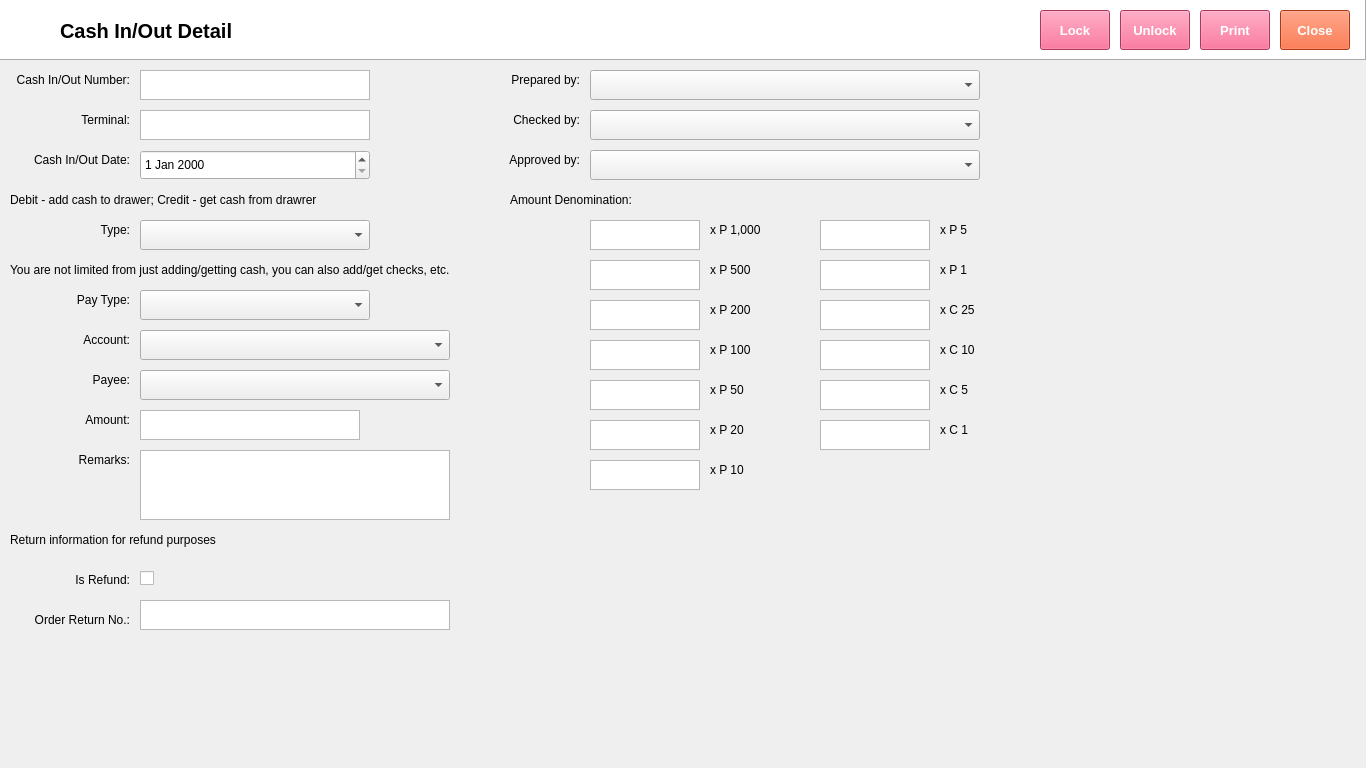
<?xml version="1.0" encoding="UTF-8"?>
<ui version="4.0">
 <class>Form</class>
 <widget class="QWidget" name="Form">
  <property name="geometry">
   <rect>
    <x>0</x>
    <y>0</y>
    <width>1366</width>
    <height>768</height>
   </rect>
  </property>
  <property name="font">
   <font>
    <family>Segoe UI</family>
    <pointsize>9</pointsize>
   </font>
  </property>
  <property name="windowTitle">
   <string>Form</string>
  </property>
  <widget class="QFrame" name="frame">
   <property name="geometry">
    <rect>
     <x>0</x>
     <y>0</y>
     <width>1366</width>
     <height>60</height>
    </rect>
   </property>
   <property name="autoFillBackground">
    <bool>false</bool>
   </property>
   <property name="styleSheet">
    <string notr="true">background-color: rgb(255, 255, 255);</string>
   </property>
   <property name="frameShape">
    <enum>QFrame::Panel</enum>
   </property>
   <property name="frameShadow">
    <enum>QFrame::Raised</enum>
   </property>
   <widget class="QLabel" name="label">
    <property name="geometry">
     <rect>
      <x>10</x>
      <y>10</y>
      <width>38</width>
      <height>32</height>
     </rect>
    </property>
    <property name="text">
     <string/>
    </property>
    <property name="pixmap">
     <pixmap>../../python-pos/img/Disbursement.png</pixmap>
    </property>
    <property name="scaledContents">
     <bool>true</bool>
    </property>
   </widget>
   <widget class="QLabel" name="label_2">
    <property name="geometry">
     <rect>
      <x>60</x>
      <y>10</y>
      <width>180</width>
      <height>41</height>
     </rect>
    </property>
    <property name="font">
     <font>
      <family>Segoe UI</family>
      <pointsize>15</pointsize>
      <weight>75</weight>
      <bold>true</bold>
     </font>
    </property>
    <property name="text">
     <string>Cash In/Out Detail</string>
    </property>
    <property name="textFormat">
     <enum>Qt::PlainText</enum>
    </property>
   </widget>
   <widget class="QPushButton" name="pushButton">
    <property name="geometry">
     <rect>
      <x>1040</x>
      <y>10</y>
      <width>70</width>
      <height>40</height>
     </rect>
    </property>
    <property name="font">
     <font>
      <family>Segoe UI</family>
      <pointsize>10</pointsize>
      <weight>75</weight>
      <bold>true</bold>
     </font>
    </property>
    <property name="autoFillBackground">
     <bool>false</bool>
    </property>
    <property name="styleSheet">
     <string notr="true">background-color: rgb(240, 80, 128);
color: rgb(255, 255, 255);</string>
    </property>
    <property name="text">
     <string>Lock</string>
    </property>
   </widget>
   <widget class="QPushButton" name="pushButton_2">
    <property name="geometry">
     <rect>
      <x>1280</x>
      <y>10</y>
      <width>70</width>
      <height>40</height>
     </rect>
    </property>
    <property name="font">
     <font>
      <family>Segoe UI</family>
      <pointsize>10</pointsize>
      <weight>75</weight>
      <bold>true</bold>
     </font>
    </property>
    <property name="styleSheet">
     <string notr="true">background-color: rgb(243, 79, 28);
color: rgb(255, 255, 255);</string>
    </property>
    <property name="text">
     <string>Close</string>
    </property>
    <property name="flat">
     <bool>false</bool>
    </property>
   </widget>
   <widget class="QPushButton" name="pushButton_3">
    <property name="geometry">
     <rect>
      <x>1120</x>
      <y>10</y>
      <width>70</width>
      <height>40</height>
     </rect>
    </property>
    <property name="font">
     <font>
      <family>Segoe UI</family>
      <pointsize>10</pointsize>
      <weight>75</weight>
      <bold>true</bold>
     </font>
    </property>
    <property name="autoFillBackground">
     <bool>false</bool>
    </property>
    <property name="styleSheet">
     <string notr="true">background-color: rgb(240, 80, 128);
color: rgb(255, 255, 255);</string>
    </property>
    <property name="text">
     <string>Unlock</string>
    </property>
   </widget>
   <widget class="QPushButton" name="pushButton_4">
    <property name="geometry">
     <rect>
      <x>1200</x>
      <y>10</y>
      <width>70</width>
      <height>40</height>
     </rect>
    </property>
    <property name="font">
     <font>
      <family>Segoe UI</family>
      <pointsize>10</pointsize>
      <weight>75</weight>
      <bold>true</bold>
     </font>
    </property>
    <property name="autoFillBackground">
     <bool>false</bool>
    </property>
    <property name="styleSheet">
     <string notr="true">background-color: rgb(240, 80, 128);
color: rgb(255, 255, 255);</string>
    </property>
    <property name="text">
     <string>Print</string>
    </property>
   </widget>
  </widget>
  <widget class="QLabel" name="label_3">
   <property name="geometry">
    <rect>
     <x>10</x>
     <y>70</y>
     <width>120</width>
     <height>20</height>
    </rect>
   </property>
   <property name="font">
    <font>
     <family>Segoe UI</family>
     <pointsize>9</pointsize>
    </font>
   </property>
   <property name="text">
    <string>Cash In/Out Number:</string>
   </property>
   <property name="alignment">
    <set>Qt::AlignRight|Qt::AlignTrailing|Qt::AlignVCenter</set>
   </property>
  </widget>
  <widget class="QLabel" name="label_4">
   <property name="geometry">
    <rect>
     <x>10</x>
     <y>110</y>
     <width>120</width>
     <height>20</height>
    </rect>
   </property>
   <property name="font">
    <font>
     <family>Segoe UI</family>
     <pointsize>9</pointsize>
    </font>
   </property>
   <property name="text">
    <string>Terminal:</string>
   </property>
   <property name="alignment">
    <set>Qt::AlignRight|Qt::AlignTrailing|Qt::AlignVCenter</set>
   </property>
  </widget>
  <widget class="QLabel" name="label_5">
   <property name="geometry">
    <rect>
     <x>10</x>
     <y>150</y>
     <width>120</width>
     <height>20</height>
    </rect>
   </property>
   <property name="font">
    <font>
     <family>Segoe UI</family>
     <pointsize>9</pointsize>
    </font>
   </property>
   <property name="text">
    <string>Cash In/Out Date:</string>
   </property>
   <property name="alignment">
    <set>Qt::AlignRight|Qt::AlignTrailing|Qt::AlignVCenter</set>
   </property>
  </widget>
  <widget class="QLabel" name="label_6">
   <property name="geometry">
    <rect>
     <x>10</x>
     <y>190</y>
     <width>310</width>
     <height>20</height>
    </rect>
   </property>
   <property name="font">
    <font>
     <family>Segoe UI</family>
     <pointsize>9</pointsize>
    </font>
   </property>
   <property name="text">
    <string>Debit - add cash to drawer; Credit - get cash from drawrer</string>
   </property>
   <property name="alignment">
    <set>Qt::AlignLeading|Qt::AlignLeft|Qt::AlignVCenter</set>
   </property>
  </widget>
  <widget class="QLabel" name="label_7">
   <property name="geometry">
    <rect>
     <x>10</x>
     <y>220</y>
     <width>120</width>
     <height>20</height>
    </rect>
   </property>
   <property name="font">
    <font>
     <family>Segoe UI</family>
     <pointsize>9</pointsize>
    </font>
   </property>
   <property name="text">
    <string>Type:</string>
   </property>
   <property name="alignment">
    <set>Qt::AlignRight|Qt::AlignTrailing|Qt::AlignVCenter</set>
   </property>
  </widget>
  <widget class="QLabel" name="label_8">
   <property name="geometry">
    <rect>
     <x>10</x>
     <y>260</y>
     <width>450</width>
     <height>20</height>
    </rect>
   </property>
   <property name="font">
    <font>
     <family>Segoe UI</family>
     <pointsize>9</pointsize>
    </font>
   </property>
   <property name="text">
    <string>You are not limited from just adding/getting cash, you can also add/get checks, etc.</string>
   </property>
   <property name="alignment">
    <set>Qt::AlignLeading|Qt::AlignLeft|Qt::AlignVCenter</set>
   </property>
  </widget>
  <widget class="QLabel" name="label_9">
   <property name="geometry">
    <rect>
     <x>10</x>
     <y>290</y>
     <width>120</width>
     <height>20</height>
    </rect>
   </property>
   <property name="font">
    <font>
     <family>Segoe UI</family>
     <pointsize>9</pointsize>
    </font>
   </property>
   <property name="text">
    <string>Pay Type:</string>
   </property>
   <property name="alignment">
    <set>Qt::AlignRight|Qt::AlignTrailing|Qt::AlignVCenter</set>
   </property>
  </widget>
  <widget class="QLabel" name="label_10">
   <property name="geometry">
    <rect>
     <x>10</x>
     <y>330</y>
     <width>120</width>
     <height>20</height>
    </rect>
   </property>
   <property name="font">
    <font>
     <family>Segoe UI</family>
     <pointsize>9</pointsize>
    </font>
   </property>
   <property name="text">
    <string>Account:</string>
   </property>
   <property name="alignment">
    <set>Qt::AlignRight|Qt::AlignTrailing|Qt::AlignVCenter</set>
   </property>
  </widget>
  <widget class="QLabel" name="label_11">
   <property name="geometry">
    <rect>
     <x>10</x>
     <y>370</y>
     <width>120</width>
     <height>20</height>
    </rect>
   </property>
   <property name="font">
    <font>
     <family>Segoe UI</family>
     <pointsize>9</pointsize>
    </font>
   </property>
   <property name="text">
    <string>Payee:</string>
   </property>
   <property name="alignment">
    <set>Qt::AlignRight|Qt::AlignTrailing|Qt::AlignVCenter</set>
   </property>
  </widget>
  <widget class="QLabel" name="label_12">
   <property name="geometry">
    <rect>
     <x>10</x>
     <y>410</y>
     <width>120</width>
     <height>20</height>
    </rect>
   </property>
   <property name="font">
    <font>
     <family>Segoe UI</family>
     <pointsize>9</pointsize>
    </font>
   </property>
   <property name="text">
    <string>Amount:</string>
   </property>
   <property name="alignment">
    <set>Qt::AlignRight|Qt::AlignTrailing|Qt::AlignVCenter</set>
   </property>
  </widget>
  <widget class="QLabel" name="label_13">
   <property name="geometry">
    <rect>
     <x>10</x>
     <y>450</y>
     <width>120</width>
     <height>20</height>
    </rect>
   </property>
   <property name="font">
    <font>
     <family>Segoe UI</family>
     <pointsize>9</pointsize>
    </font>
   </property>
   <property name="text">
    <string>Remarks:</string>
   </property>
   <property name="alignment">
    <set>Qt::AlignRight|Qt::AlignTrailing|Qt::AlignVCenter</set>
   </property>
  </widget>
  <widget class="QLabel" name="label_14">
   <property name="geometry">
    <rect>
     <x>10</x>
     <y>530</y>
     <width>220</width>
     <height>20</height>
    </rect>
   </property>
   <property name="font">
    <font>
     <family>Segoe UI</family>
     <pointsize>9</pointsize>
    </font>
   </property>
   <property name="text">
    <string>Return information for refund purposes</string>
   </property>
   <property name="alignment">
    <set>Qt::AlignLeading|Qt::AlignLeft|Qt::AlignVCenter</set>
   </property>
  </widget>
  <widget class="QLabel" name="label_15">
   <property name="geometry">
    <rect>
     <x>10</x>
     <y>570</y>
     <width>120</width>
     <height>20</height>
    </rect>
   </property>
   <property name="font">
    <font>
     <family>Segoe UI</family>
     <pointsize>9</pointsize>
    </font>
   </property>
   <property name="text">
    <string>Is Refund:</string>
   </property>
   <property name="alignment">
    <set>Qt::AlignRight|Qt::AlignTrailing|Qt::AlignVCenter</set>
   </property>
  </widget>
  <widget class="QLabel" name="label_16">
   <property name="geometry">
    <rect>
     <x>10</x>
     <y>610</y>
     <width>120</width>
     <height>20</height>
    </rect>
   </property>
   <property name="font">
    <font>
     <family>Segoe UI</family>
     <pointsize>9</pointsize>
    </font>
   </property>
   <property name="text">
    <string>Order Return No.:</string>
   </property>
   <property name="alignment">
    <set>Qt::AlignRight|Qt::AlignTrailing|Qt::AlignVCenter</set>
   </property>
  </widget>
  <widget class="QTextEdit" name="textEdit">
   <property name="geometry">
    <rect>
     <x>140</x>
     <y>450</y>
     <width>310</width>
     <height>70</height>
    </rect>
   </property>
  </widget>
  <widget class="QTextEdit" name="textEdit_2">
   <property name="geometry">
    <rect>
     <x>140</x>
     <y>70</y>
     <width>230</width>
     <height>30</height>
    </rect>
   </property>
  </widget>
  <widget class="QTextEdit" name="textEdit_3">
   <property name="geometry">
    <rect>
     <x>140</x>
     <y>110</y>
     <width>230</width>
     <height>30</height>
    </rect>
   </property>
  </widget>
  <widget class="QDateEdit" name="dateEdit">
   <property name="geometry">
    <rect>
     <x>140</x>
     <y>150</y>
     <width>230</width>
     <height>30</height>
    </rect>
   </property>
  </widget>
  <widget class="QComboBox" name="comboBox">
   <property name="geometry">
    <rect>
     <x>140</x>
     <y>220</y>
     <width>230</width>
     <height>30</height>
    </rect>
   </property>
  </widget>
  <widget class="QComboBox" name="comboBox_2">
   <property name="geometry">
    <rect>
     <x>140</x>
     <y>290</y>
     <width>230</width>
     <height>30</height>
    </rect>
   </property>
  </widget>
  <widget class="QComboBox" name="comboBox_3">
   <property name="geometry">
    <rect>
     <x>140</x>
     <y>330</y>
     <width>310</width>
     <height>30</height>
    </rect>
   </property>
  </widget>
  <widget class="QComboBox" name="comboBox_4">
   <property name="geometry">
    <rect>
     <x>140</x>
     <y>370</y>
     <width>310</width>
     <height>30</height>
    </rect>
   </property>
  </widget>
  <widget class="QTextEdit" name="textEdit_4">
   <property name="geometry">
    <rect>
     <x>140</x>
     <y>410</y>
     <width>220</width>
     <height>30</height>
    </rect>
   </property>
  </widget>
  <widget class="QCheckBox" name="checkBox">
   <property name="geometry">
    <rect>
     <x>140</x>
     <y>570</y>
     <width>70</width>
     <height>17</height>
    </rect>
   </property>
   <property name="text">
    <string/>
   </property>
  </widget>
  <widget class="QTextEdit" name="textEdit_5">
   <property name="geometry">
    <rect>
     <x>140</x>
     <y>600</y>
     <width>310</width>
     <height>30</height>
    </rect>
   </property>
  </widget>
  <widget class="QLabel" name="label_17">
   <property name="geometry">
    <rect>
     <x>460</x>
     <y>150</y>
     <width>120</width>
     <height>20</height>
    </rect>
   </property>
   <property name="font">
    <font>
     <family>Segoe UI</family>
     <pointsize>9</pointsize>
    </font>
   </property>
   <property name="text">
    <string>Approved by:</string>
   </property>
   <property name="alignment">
    <set>Qt::AlignRight|Qt::AlignTrailing|Qt::AlignVCenter</set>
   </property>
  </widget>
  <widget class="QComboBox" name="comboBox_5">
   <property name="geometry">
    <rect>
     <x>590</x>
     <y>110</y>
     <width>390</width>
     <height>30</height>
    </rect>
   </property>
  </widget>
  <widget class="QLabel" name="label_18">
   <property name="geometry">
    <rect>
     <x>460</x>
     <y>70</y>
     <width>120</width>
     <height>20</height>
    </rect>
   </property>
   <property name="font">
    <font>
     <family>Segoe UI</family>
     <pointsize>9</pointsize>
    </font>
   </property>
   <property name="text">
    <string>Prepared by:</string>
   </property>
   <property name="alignment">
    <set>Qt::AlignRight|Qt::AlignTrailing|Qt::AlignVCenter</set>
   </property>
  </widget>
  <widget class="QComboBox" name="comboBox_6">
   <property name="geometry">
    <rect>
     <x>590</x>
     <y>150</y>
     <width>390</width>
     <height>30</height>
    </rect>
   </property>
  </widget>
  <widget class="QLabel" name="label_19">
   <property name="geometry">
    <rect>
     <x>460</x>
     <y>110</y>
     <width>120</width>
     <height>20</height>
    </rect>
   </property>
   <property name="font">
    <font>
     <family>Segoe UI</family>
     <pointsize>9</pointsize>
    </font>
   </property>
   <property name="text">
    <string>Checked by:</string>
   </property>
   <property name="alignment">
    <set>Qt::AlignRight|Qt::AlignTrailing|Qt::AlignVCenter</set>
   </property>
  </widget>
  <widget class="QComboBox" name="comboBox_7">
   <property name="geometry">
    <rect>
     <x>590</x>
     <y>70</y>
     <width>390</width>
     <height>30</height>
    </rect>
   </property>
  </widget>
  <widget class="QLabel" name="label_20">
   <property name="geometry">
    <rect>
     <x>510</x>
     <y>190</y>
     <width>220</width>
     <height>20</height>
    </rect>
   </property>
   <property name="font">
    <font>
     <family>Segoe UI</family>
     <pointsize>9</pointsize>
    </font>
   </property>
   <property name="text">
    <string>Amount Denomination:</string>
   </property>
   <property name="alignment">
    <set>Qt::AlignLeading|Qt::AlignLeft|Qt::AlignVCenter</set>
   </property>
  </widget>
  <widget class="QTextEdit" name="textEdit_6">
   <property name="geometry">
    <rect>
     <x>590</x>
     <y>220</y>
     <width>110</width>
     <height>30</height>
    </rect>
   </property>
  </widget>
  <widget class="QTextEdit" name="textEdit_7">
   <property name="geometry">
    <rect>
     <x>590</x>
     <y>260</y>
     <width>110</width>
     <height>30</height>
    </rect>
   </property>
  </widget>
  <widget class="QTextEdit" name="textEdit_8">
   <property name="geometry">
    <rect>
     <x>590</x>
     <y>300</y>
     <width>110</width>
     <height>30</height>
    </rect>
   </property>
  </widget>
  <widget class="QTextEdit" name="textEdit_9">
   <property name="geometry">
    <rect>
     <x>590</x>
     <y>340</y>
     <width>110</width>
     <height>30</height>
    </rect>
   </property>
  </widget>
  <widget class="QTextEdit" name="textEdit_10">
   <property name="geometry">
    <rect>
     <x>590</x>
     <y>380</y>
     <width>110</width>
     <height>30</height>
    </rect>
   </property>
  </widget>
  <widget class="QTextEdit" name="textEdit_11">
   <property name="geometry">
    <rect>
     <x>590</x>
     <y>420</y>
     <width>110</width>
     <height>30</height>
    </rect>
   </property>
  </widget>
  <widget class="QTextEdit" name="textEdit_12">
   <property name="geometry">
    <rect>
     <x>590</x>
     <y>460</y>
     <width>110</width>
     <height>30</height>
    </rect>
   </property>
  </widget>
  <widget class="QLabel" name="label_21">
   <property name="geometry">
    <rect>
     <x>710</x>
     <y>220</y>
     <width>110</width>
     <height>20</height>
    </rect>
   </property>
   <property name="font">
    <font>
     <family>Segoe UI</family>
     <pointsize>9</pointsize>
    </font>
   </property>
   <property name="text">
    <string>x P 1,000</string>
   </property>
   <property name="alignment">
    <set>Qt::AlignLeading|Qt::AlignLeft|Qt::AlignVCenter</set>
   </property>
  </widget>
  <widget class="QLabel" name="label_22">
   <property name="geometry">
    <rect>
     <x>710</x>
     <y>260</y>
     <width>110</width>
     <height>20</height>
    </rect>
   </property>
   <property name="font">
    <font>
     <family>Segoe UI</family>
     <pointsize>9</pointsize>
    </font>
   </property>
   <property name="text">
    <string>x P 500</string>
   </property>
   <property name="alignment">
    <set>Qt::AlignLeading|Qt::AlignLeft|Qt::AlignVCenter</set>
   </property>
  </widget>
  <widget class="QLabel" name="label_23">
   <property name="geometry">
    <rect>
     <x>710</x>
     <y>300</y>
     <width>110</width>
     <height>20</height>
    </rect>
   </property>
   <property name="font">
    <font>
     <family>Segoe UI</family>
     <pointsize>9</pointsize>
    </font>
   </property>
   <property name="text">
    <string>x P 200</string>
   </property>
   <property name="alignment">
    <set>Qt::AlignLeading|Qt::AlignLeft|Qt::AlignVCenter</set>
   </property>
  </widget>
  <widget class="QLabel" name="label_24">
   <property name="geometry">
    <rect>
     <x>710</x>
     <y>340</y>
     <width>110</width>
     <height>20</height>
    </rect>
   </property>
   <property name="font">
    <font>
     <family>Segoe UI</family>
     <pointsize>9</pointsize>
    </font>
   </property>
   <property name="text">
    <string>x P 100</string>
   </property>
   <property name="alignment">
    <set>Qt::AlignLeading|Qt::AlignLeft|Qt::AlignVCenter</set>
   </property>
  </widget>
  <widget class="QLabel" name="label_25">
   <property name="geometry">
    <rect>
     <x>710</x>
     <y>380</y>
     <width>110</width>
     <height>20</height>
    </rect>
   </property>
   <property name="font">
    <font>
     <family>Segoe UI</family>
     <pointsize>9</pointsize>
    </font>
   </property>
   <property name="text">
    <string>x P 50</string>
   </property>
   <property name="alignment">
    <set>Qt::AlignLeading|Qt::AlignLeft|Qt::AlignVCenter</set>
   </property>
  </widget>
  <widget class="QLabel" name="label_26">
   <property name="geometry">
    <rect>
     <x>710</x>
     <y>420</y>
     <width>110</width>
     <height>20</height>
    </rect>
   </property>
   <property name="font">
    <font>
     <family>Segoe UI</family>
     <pointsize>9</pointsize>
    </font>
   </property>
   <property name="text">
    <string>x P 20</string>
   </property>
   <property name="alignment">
    <set>Qt::AlignLeading|Qt::AlignLeft|Qt::AlignVCenter</set>
   </property>
  </widget>
  <widget class="QLabel" name="label_27">
   <property name="geometry">
    <rect>
     <x>710</x>
     <y>460</y>
     <width>110</width>
     <height>20</height>
    </rect>
   </property>
   <property name="font">
    <font>
     <family>Segoe UI</family>
     <pointsize>9</pointsize>
    </font>
   </property>
   <property name="text">
    <string>x P 10</string>
   </property>
   <property name="alignment">
    <set>Qt::AlignLeading|Qt::AlignLeft|Qt::AlignVCenter</set>
   </property>
  </widget>
  <widget class="QLabel" name="label_28">
   <property name="geometry">
    <rect>
     <x>940</x>
     <y>260</y>
     <width>110</width>
     <height>20</height>
    </rect>
   </property>
   <property name="font">
    <font>
     <family>Segoe UI</family>
     <pointsize>9</pointsize>
    </font>
   </property>
   <property name="text">
    <string>x P 1</string>
   </property>
   <property name="alignment">
    <set>Qt::AlignLeading|Qt::AlignLeft|Qt::AlignVCenter</set>
   </property>
  </widget>
  <widget class="QLabel" name="label_29">
   <property name="geometry">
    <rect>
     <x>940</x>
     <y>380</y>
     <width>110</width>
     <height>20</height>
    </rect>
   </property>
   <property name="font">
    <font>
     <family>Segoe UI</family>
     <pointsize>9</pointsize>
    </font>
   </property>
   <property name="text">
    <string>x C 5</string>
   </property>
   <property name="alignment">
    <set>Qt::AlignLeading|Qt::AlignLeft|Qt::AlignVCenter</set>
   </property>
  </widget>
  <widget class="QLabel" name="label_30">
   <property name="geometry">
    <rect>
     <x>940</x>
     <y>420</y>
     <width>110</width>
     <height>20</height>
    </rect>
   </property>
   <property name="font">
    <font>
     <family>Segoe UI</family>
     <pointsize>9</pointsize>
    </font>
   </property>
   <property name="text">
    <string>x C 1</string>
   </property>
   <property name="alignment">
    <set>Qt::AlignLeading|Qt::AlignLeft|Qt::AlignVCenter</set>
   </property>
  </widget>
  <widget class="QTextEdit" name="textEdit_14">
   <property name="geometry">
    <rect>
     <x>820</x>
     <y>220</y>
     <width>110</width>
     <height>30</height>
    </rect>
   </property>
  </widget>
  <widget class="QTextEdit" name="textEdit_15">
   <property name="geometry">
    <rect>
     <x>820</x>
     <y>420</y>
     <width>110</width>
     <height>30</height>
    </rect>
   </property>
  </widget>
  <widget class="QTextEdit" name="textEdit_16">
   <property name="geometry">
    <rect>
     <x>820</x>
     <y>260</y>
     <width>110</width>
     <height>30</height>
    </rect>
   </property>
  </widget>
  <widget class="QLabel" name="label_31">
   <property name="geometry">
    <rect>
     <x>940</x>
     <y>340</y>
     <width>110</width>
     <height>20</height>
    </rect>
   </property>
   <property name="font">
    <font>
     <family>Segoe UI</family>
     <pointsize>9</pointsize>
    </font>
   </property>
   <property name="text">
    <string>x C 10</string>
   </property>
   <property name="alignment">
    <set>Qt::AlignLeading|Qt::AlignLeft|Qt::AlignVCenter</set>
   </property>
  </widget>
  <widget class="QTextEdit" name="textEdit_17">
   <property name="geometry">
    <rect>
     <x>820</x>
     <y>340</y>
     <width>110</width>
     <height>30</height>
    </rect>
   </property>
  </widget>
  <widget class="QTextEdit" name="textEdit_18">
   <property name="geometry">
    <rect>
     <x>820</x>
     <y>300</y>
     <width>110</width>
     <height>30</height>
    </rect>
   </property>
  </widget>
  <widget class="QLabel" name="label_33">
   <property name="geometry">
    <rect>
     <x>940</x>
     <y>220</y>
     <width>110</width>
     <height>20</height>
    </rect>
   </property>
   <property name="font">
    <font>
     <family>Segoe UI</family>
     <pointsize>9</pointsize>
    </font>
   </property>
   <property name="text">
    <string>x P 5</string>
   </property>
   <property name="alignment">
    <set>Qt::AlignLeading|Qt::AlignLeft|Qt::AlignVCenter</set>
   </property>
  </widget>
  <widget class="QLabel" name="label_34">
   <property name="geometry">
    <rect>
     <x>940</x>
     <y>300</y>
     <width>110</width>
     <height>20</height>
    </rect>
   </property>
   <property name="font">
    <font>
     <family>Segoe UI</family>
     <pointsize>9</pointsize>
    </font>
   </property>
   <property name="text">
    <string>x C 25</string>
   </property>
   <property name="alignment">
    <set>Qt::AlignLeading|Qt::AlignLeft|Qt::AlignVCenter</set>
   </property>
  </widget>
  <widget class="QTextEdit" name="textEdit_19">
   <property name="geometry">
    <rect>
     <x>820</x>
     <y>380</y>
     <width>110</width>
     <height>30</height>
    </rect>
   </property>
  </widget>
 </widget>
 <resources/>
 <connections/>
</ui>
